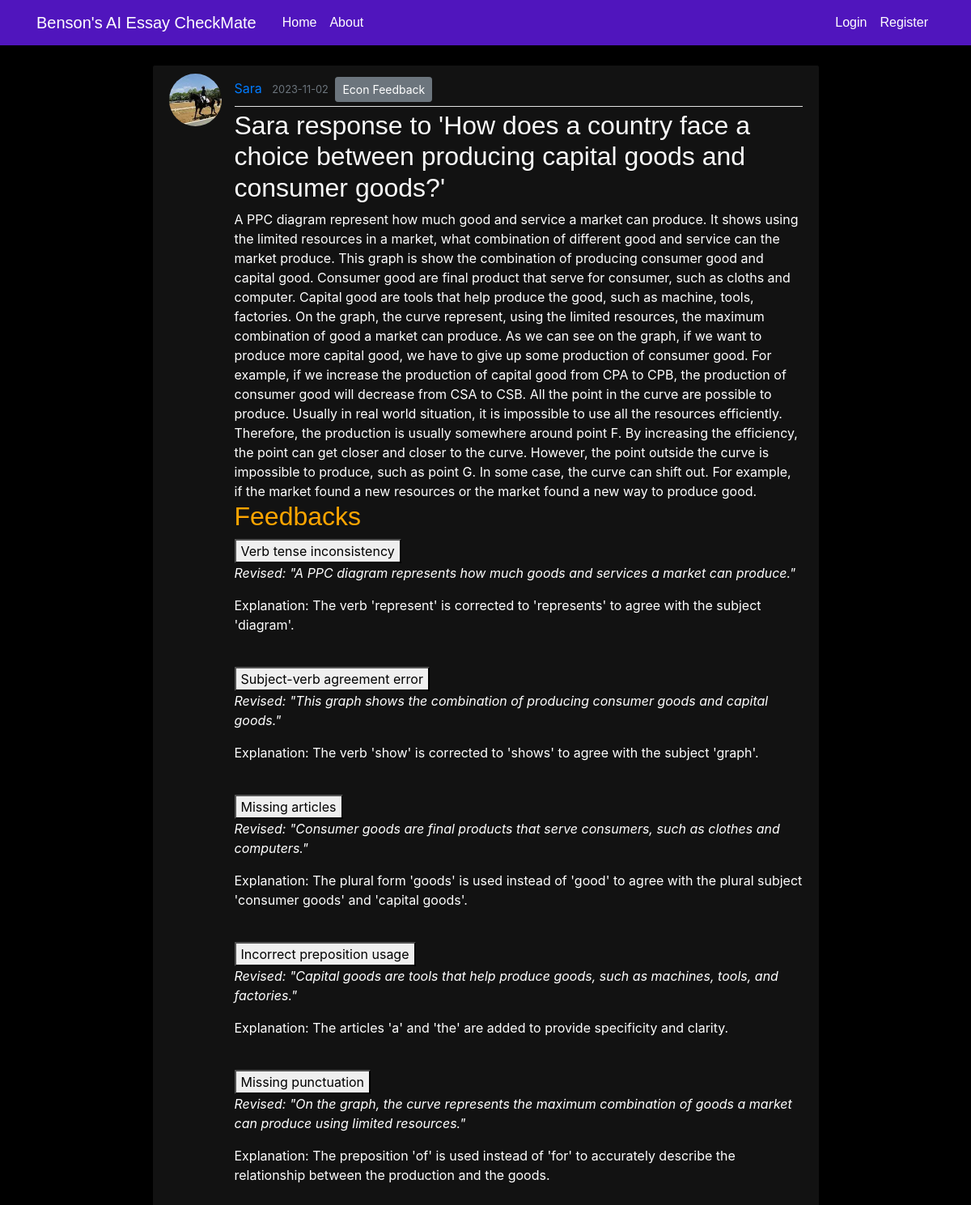
The page /grammar_feedback/17 on the database its author committed.
### main/models.py (models this page shows, shortened)
class User(db.Model, UserMixin):
    id = db.Column(db.Integer, primary_key=True)
    username = db.Column(db.String(20), unique=True, nullable=False)
    email = db.Column(db.String(120), unique=True, nullable=False)
    image_file = db.Column(db.String(20), nullable=False, default='default.jpg')
    password = db.Column(db.String(60), nullable=False)
    posts = db.relationship('Post', backref='author', lazy=True)

class Post(db.Model, UserMixin):
    id = db.Column(db.Integer, primary_key=True)
    title = db.Column(db.String(100), nullable=False)
    date_posted = db.Column(db.DateTime, nullable=False, default=datetime.utcnow)
    content = db.Column(db.Text, nullable=False)
    user_id = db.Column(db.Integer, db.ForeignKey('user.id'), nullable=False)
    grammar_feedback = db.Column(db.Text, nullable=False)
    econ_feedback = db.Column(db.Text, nullable=False)

### main/posts/routes.py (the view)
@posts.route("/grammar_feedback/<int:post_id>", methods=['GET', 'POST'])
def grammar_feedback(post_id):
    post = Post.query.get_or_404(post_id)
    json_data = json.loads(post.grammar_feedback)
    highlightable_essay = add_span_tags_to_text(post.content, list(json_data["original_sentences"]))
    return render_template('grammar_feedback.html', title='Grammar Feedback', post=post, highlightable_essay=highlightable_essay, revised_sentences=json_data["revised_sentences"],\
                           problem_summaries=json_data["problem_summaries"], explanations=json_data["explanations"],original_sentences=json_data["original_sentences"])

### main/posts/utils.py (called while the page is built)
def add_span_tags_to_text(text, sentences_to_tag):
    paragraphs = text.split('\r\n\r\n')
    result = ""
    unique_id = 1
    for paragraph in paragraphs:
        sentences = re.split(r'(?<=[.!?])\s+', paragraph)
        processed_paragraph = ""
        for sentence in sentences:
            if sentence in sentences_to_tag:
                processed_paragraph += f'<span id="problem-{unique_id}">{sentence}</span> '
                unique_id += 1
            else:
                processed_paragraph += sentence + ' '
        result += processed_paragraph + '\n\n'
    return result

### main/templates/grammar_feedback.html (shortened to what this page needs)
{% extends "layout.html" %}
{% block content %}
  <article class="media content-section" style="background-color: #121212; color: #ffffff;">
    <img class="rounded-circle article-img" src="{{ url_for('static', filename='profile_pics/' + post.author.image_file) }}">
    <div class="media-body">
      <div class="article-metadata">
        <a class="mr-2" href="{{ url_for('users.user_posts', username=post.author.username) }}">{{ post.author.username }}</a>
        <small class="text-muted">{{ post.date_posted.strftime( '%Y-%m-%d') }}</small>
        <a class="btn btn-secondary btn-sm m-1" href="{{ url_for('posts.econ_feedback_page', post_id=post.id) }}">Econ Feedback</a>
      </div>
      <h2 class="article-title">{{ post.title }}</h2>
      {{ highlightable_essay | safe }}
      <h2>Feedbacks</h2>
      {% for problem in problem_summaries %}
        <button class="toggle-button" onclick='toggleHighlight("problem-{{ loop.index }}")'>{{problem}}</button>
        <br>
        <p> <em>Revised: "{{ revised_sentences[loop.index0] }}"</em> </p>
        <p>Explanation: {{ explanations[loop.index0] }}</p>
        <br>
      {% endfor %}
    </div>
  </article>
{% endblock content %}

### main/static/main.css (style rules this page uses)
:root { --primary-color: #5015BD; --lighter-shade: #7B4AD9; --darker-shade: #340E84; --contrasting-color: #FFA500; --neutral-gray: #888888; }
body { background: #ffffff; color: #fafafa; margin-top: 5rem; }
h1, h2, h3, h4, h5, h6 { color: var(--contrasting-color); font-family: 'Poppins', sans-serif; }
.content-section { background: #000000; padding: 10px 20px; border: 1px solid #000000; border-radius: 3px; margin-bottom: 20px; }
.article-title { color: #fafafa; font-family: 'Poppins', sans-serif; }
.article-img { height: 65px; width: 65px; margin-right: 16px; }
.article-metadata { padding-bottom: 1px; margin-bottom: 4px; border-bottom: 1px solid #e3e3e3 }

### main/templates/layout.html (style rules this page uses)
body { background-color: #000000; color: #ffffff; }

### rows shown on the page
User: image_file (picture), author.username "Sara"
Post: date_posted "2023-11-02", title "Sara response to 'How does a country face a choice between producing capital goods and consumer goods?'"

### other values the page prints
{{ problem }} "Verb tense inconsistency" "Subject-verb agreement error" "Missing articles" "Incorrect preposition usage" "Missing punctuation"
{{ revised_sentences[loop.index0] }} "A PPC diagram represents how much goods and services a market can produce." "This graph shows the combination of producing consumer goods and capital goods." "Consumer goods are final products that serve consumers, such as clothes and computers." "Capital goods are tools that help produce goods, such as machines, tools, and factories." "On the graph, the curve represents the maximum combination of goods a market can produce using limited resources."
{{ explanations[loop.index0] }} "The verb 'represent' is corrected to 'represents' to agree with the subject 'diagram'." "The verb 'show' is corrected to 'shows' to agree with the subject 'graph'." "The plural form 'goods' is used instead of 'good' to agree with the plural subject 'consumer goods' and 'capital goods'." "The articles 'a' and 'the' are added to provide specificity and clarity." "The preposition 'of' is used instead of 'for' to accurately describe the relationship between the production and the goods."
